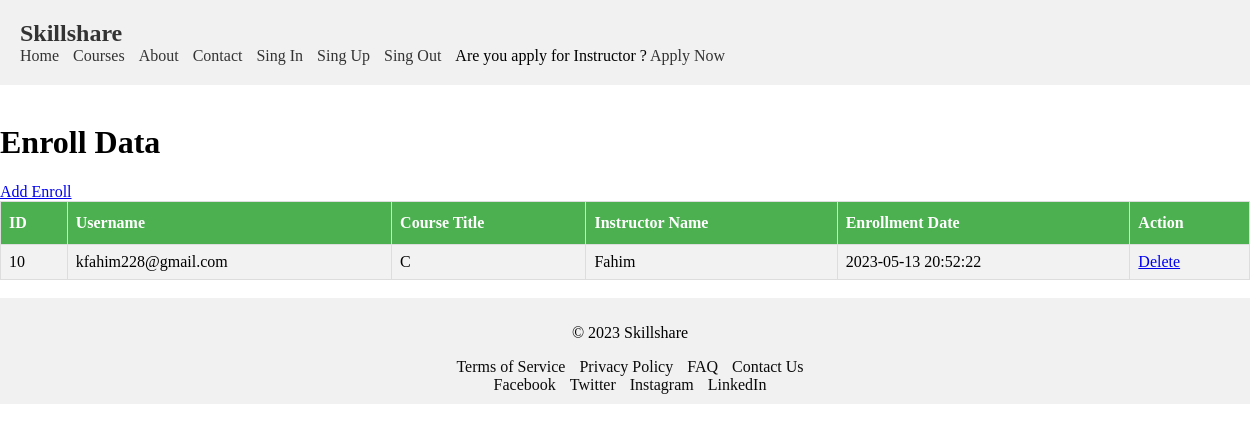
/View/EnrollDataView.php (signed in), run on the app's committed database.
### tables this page shows
CREATE TABLE `enrollcourse` (
  `Id` int(100) NOT NULL,
  `Username` varchar(100) NOT NULL,
  `Course_Title` varchar(100) NOT NULL,
  `Instructor_Name` varchar(100) NOT NULL,
  `Enrollment_Date` varchar(100) NOT NULL
);

### Model/Enrollcourse.php (called while the page is built, shortened)
<?php
function getAllEnrollcourse()
{
    $conn = getConnection();
    $sql = "SELECT * FROM enrollcourse";
    $result = mysqli_query($conn, $sql);
    return $result;
}

### View/EnrollDataView.php (the view, shortened to what this page needs)
<!DOCTYPE html>
<html>
<head>
    <link rel="stylesheet" type="text/css" href="SDV.css">
</head>
<body>
    <?php include 'Header.php';
    echo "<br>";
    require '../Model/Enrollcourse.php';
    echo "<h1>Enroll Data</h1>";
    echo "<a href='EnrollcourseAdd.php'>Add Enroll</a>";
    echo "<br>";
    $result = getAllEnrollcourse();
    $num = mysqli_num_rows($result);
    if ($num > 0) {
        echo "<table>";
        echo "<tr>
                    <th>ID</th>
                    <th>Username</th>
                    <th>Course Title</th>
                    <th>Instructor Name</th>
                    <th>Enrollment Date</th>
                    <th>Action</th>
                </tr>";
        while ($data = mysqli_fetch_assoc($result)) {
            echo "<tr>";
            echo "<td>" . $data["Id"] . "</td>";
            echo "<td>" . $data["Username"] . "</td>";
            echo "<td>" . $data["Course_Title"] . "</td>";
            echo "<td>" . $data["Instructor_Name"] . "</td>";
            echo "<td>" . $data["Enrollment_Date"] . "</td>";
            echo "<td>
            <a href='../Controller/EnrollcourseDelete.php?delete=" . $data["Id"] . "'>Delete</a>
            </td>";
            echo "</tr>";
        }
        echo "</table>";
    } else {
        echo "No data available";
    }
    echo "<br>";
    include 'Footer.php';
    ?>
</body>
</html>

### View/SDV.css (style rules this page uses)
body { margin: 0px; }
table { width: 100%; border-collapse: collapse; }
table td, table th { border: 1px solid #ddd; padding: 8px; }
table tr:nth-child(even) { background-color: #f2f2f2; }
table th { padding-top: 12px; padding-bottom: 12px; text-align: left; background-color: #4caf50; color: white; }

### data on the page
enrollcourse: Id "10", Username "kfahim228@gmail.com", Course_Title "C", Instructor_Name "Fahim", Enrollment_Date "2023-05-13 20:52:22"
